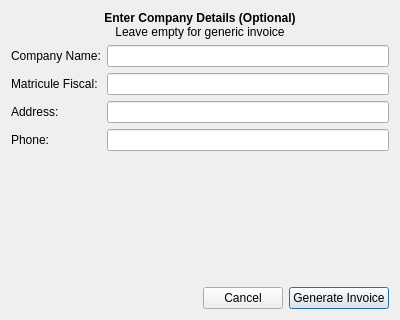
<?xml version="1.0" encoding="UTF-8"?>
<ui version="4.0">
 <class>CustomerInvoiceDialog</class>
 <widget class="QDialog" name="CustomerInvoiceDialog">
  <property name="geometry">
   <rect>
    <x>0</x>
    <y>0</y>
    <width>400</width>
    <height>320</height>
   </rect>
  </property>
  <property name="windowTitle">
   <string>Invoice Customer Details</string>
  </property>
  <layout class="QVBoxLayout" name="verticalLayout">
   <item>
    <widget class="QLabel" name="titleLabel">
     <property name="text">
      <string>&lt;b&gt;Enter Company Details (Optional)&lt;/b&gt;&lt;br&gt;Leave empty for generic invoice</string>
     </property>
     <property name="alignment">
      <set>Qt::AlignCenter</set>
     </property>
    </widget>
   </item>
   <item>
    <layout class="QFormLayout" name="formLayout">
     <item row="0" column="0">
      <widget class="QLabel" name="companyLabel">
       <property name="text">
        <string>Company Name:</string>
       </property>
      </widget>
     </item>
     <item row="0" column="1">
      <widget class="QLineEdit" name="companyNameEdit"/>
     </item>
     <item row="1" column="0">
      <widget class="QLabel" name="matriculeLabel">
       <property name="text">
        <string>Matricule Fiscal:</string>
       </property>
      </widget>
     </item>
     <item row="1" column="1">
      <widget class="QLineEdit" name="matriculeFiscalEdit"/>
     </item>
     <item row="2" column="0">
      <widget class="QLabel" name="addressLabel">
       <property name="text">
        <string>Address:</string>
       </property>
      </widget>
     </item>
     <item row="2" column="1">
      <widget class="QLineEdit" name="addressEdit"/>
     </item>
     <item row="3" column="0">
      <widget class="QLabel" name="phoneLabel">
       <property name="text">
        <string>Phone:</string>
       </property>
      </widget>
     </item>
     <item row="3" column="1">
      <widget class="QLineEdit" name="phoneEdit"/>
     </item>
    </layout>
   </item>
   <item>
    <spacer name="verticalSpacer">
     <property name="orientation">
      <enum>Qt::Vertical</enum>
     </property>
     <property name="sizeHint" stdset="0">
      <size>
       <width>20</width>
       <height>40</height>
      </size>
     </property>
    </spacer>
   </item>
   <item>
    <layout class="QHBoxLayout" name="buttonLayout">
     <item>
      <spacer name="buttonSpacer">
       <property name="orientation">
        <enum>Qt::Horizontal</enum>
       </property>
       <property name="sizeHint" stdset="0">
        <size>
         <width>40</width>
         <height>20</height>
        </size>
       </property>
      </spacer>
     </item>
     <item>
      <widget class="QPushButton" name="cancelBtn">
       <property name="text">
        <string>Cancel</string>
       </property>
      </widget>
     </item>
     <item>
      <widget class="QPushButton" name="generateBtn">
       <property name="text">
        <string>Generate Invoice</string>
       </property>
       <property name="default">
        <bool>true</bool>
       </property>
      </widget>
     </item>
    </layout>
   </item>
  </layout>
 </widget>
 <resources/>
 <connections>
  <connection>
   <sender>cancelBtn</sender>
   <signal>clicked()</signal>
   <receiver>CustomerInvoiceDialog</receiver>
   <slot>reject()</slot>
   <hints>
    <hint type="sourcelabel">
     <x>299</x>
     <y>299</y>
    </hint>
    <hint type="destinationlabel">
     <x>199</x>
     <y>159</y>
    </hint>
   </hints>
  </connection>
  <connection>
   <sender>generateBtn</sender>
   <signal>clicked()</signal>
   <receiver>CustomerInvoiceDialog</receiver>
   <slot>accept()</slot>
   <hints>
    <hint type="sourcelabel">
     <x>339</x>
     <y>299</y>
    </hint>
    <hint type="destinationlabel">
     <x>199</x>
     <y>199</y>
    </hint>
   </hints>
  </connection>
 </connections>
</ui>
